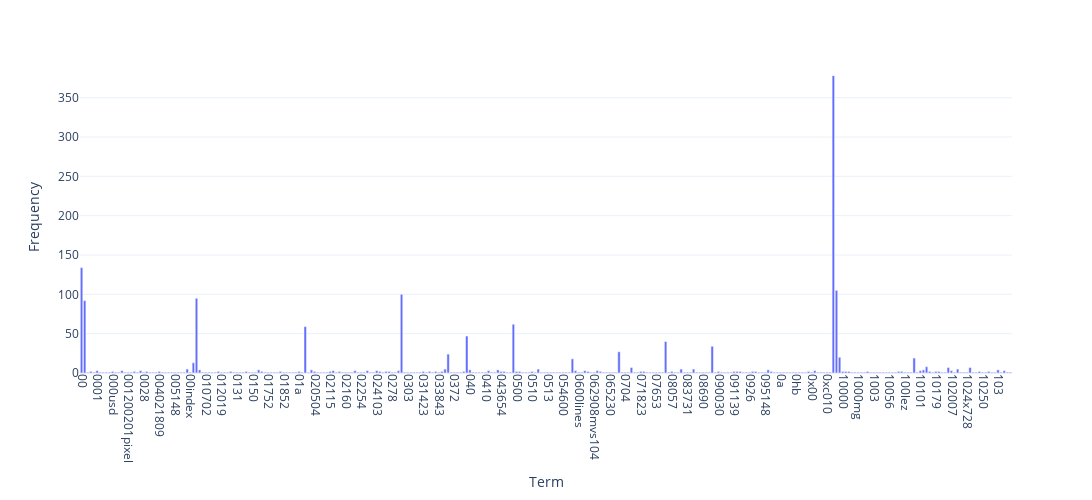

The code cell stored with this chart in its notebook:
### Markdown cell above
### >>> **Exercise 12 (take home):**
If you want a nicer interactive visualization here, I would encourage you try to install and use plotly to achieve this.

### Code cell
import numpy as np
import plotly.express as px

terms = count_vect.get_feature_names_out()
term_frequencies = X_counts.sum(axis=0).A1

fig = px.bar(
    x=terms[:300],
    y=term_frequencies[:300],
    labels={'x': 'Term', 'y': 'Frequency'}
)
fig.update_layout(
    template='plotly_white',
    width=1800, height=500,
    xaxis_tickangle=90
)
fig.show()

### Figure 1 — Plotly figure (JSON) as saved in the notebook; plotly's stock layout.template omitted (floating-point values rounded to 4 significant figures; data arrays with more than 128 entries replaced by an {"elided": "..."} marker saying what was removed)
{"data": [{"hovertemplate": "Term=%{x}<br>Frequency=%{y}<extra></extra>", "legendgroup": "", "marker": {"color": "#636efa", "pattern": {"shape": ""}}, "name": "", "orientation": "v", "showlegend": false, "textposition": "auto", "type": "bar", "x": {"elided": "300 str values"}, "xaxis": "x", "y": {"elided": "300 int values"}, "yaxis": "y"}], "layout": {"barmode": "relative", "height": 500, "legend": {"tracegroupgap": 0}, "margin": {"t": 60}, "width": 1800, "xaxis": {"anchor": "y", "domain": [0, 1], "tickangle": 90, "title": {"text": "Term"}}, "yaxis": {"anchor": "x", "domain": [0, 1], "title": {"text": "Frequency"}}}}
